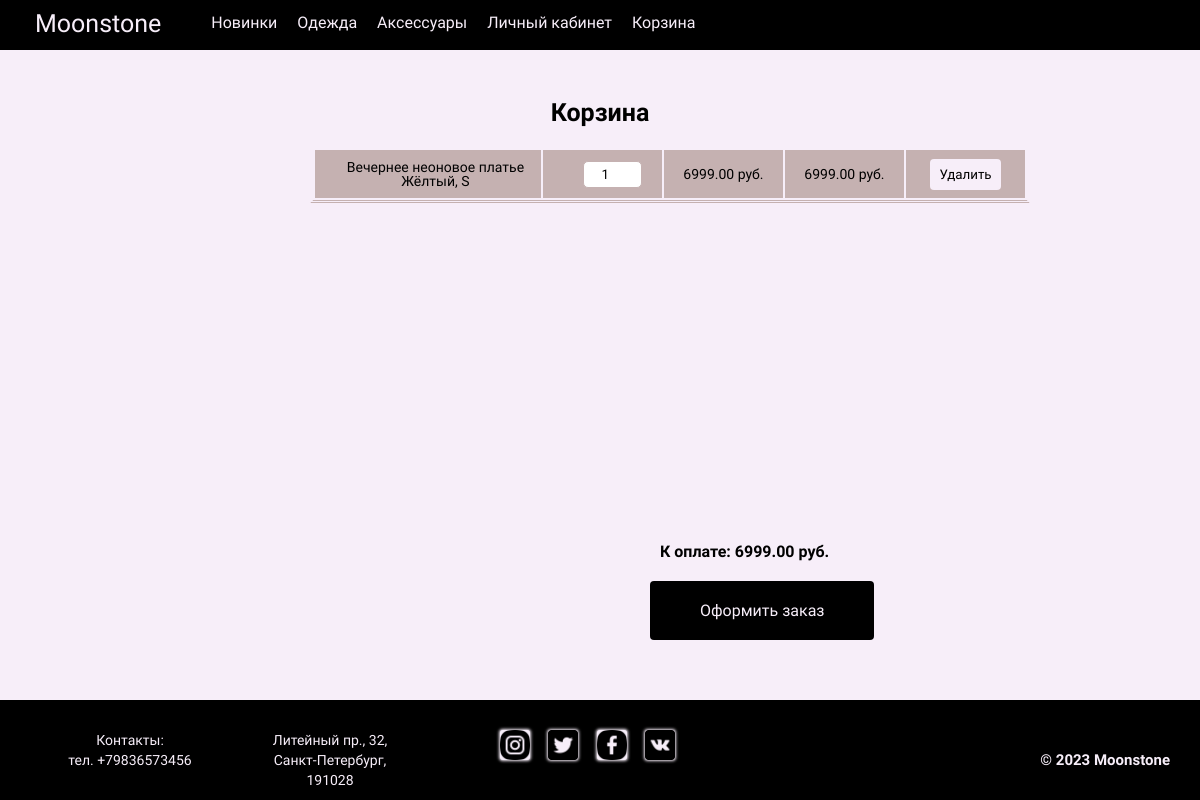
The page /cart/ (signed in) on the database as committed earlier.
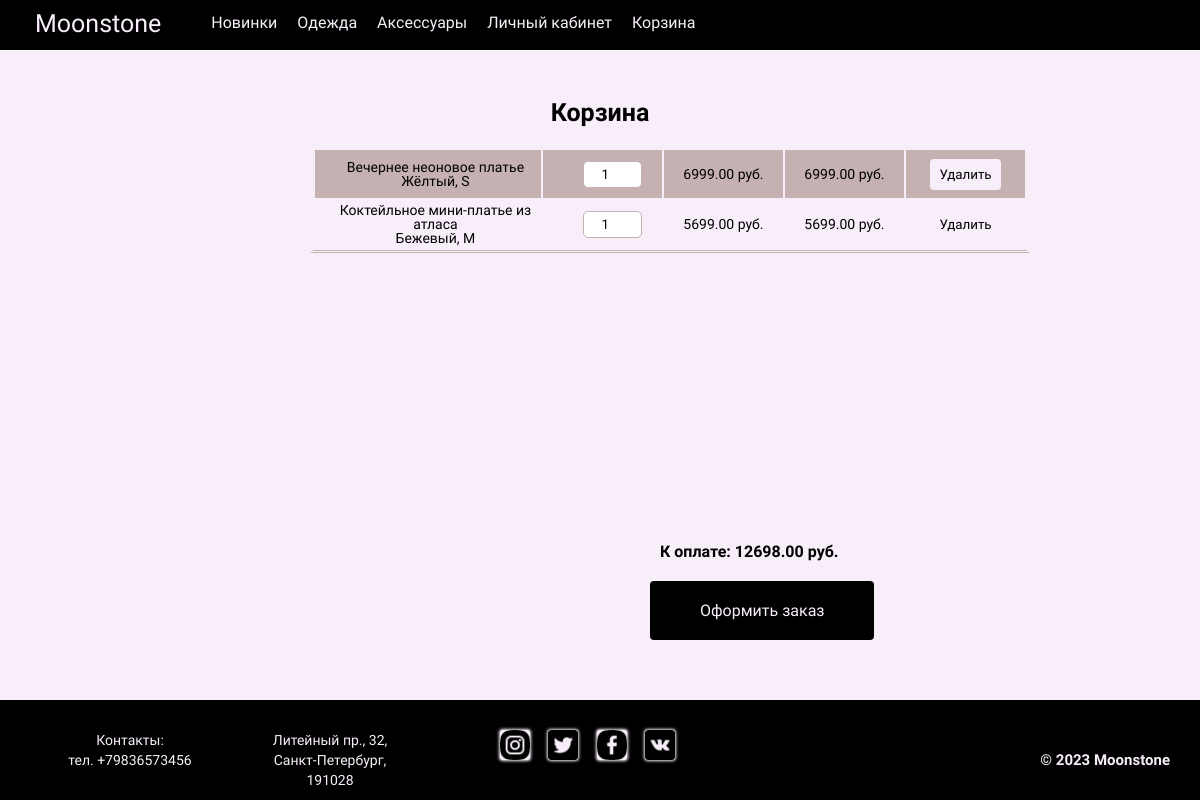
The same page on the database as committed later.
### shop/models.py (models this page shows, shortened)
class Cart(models.Model):
    user = models.ForeignKey(User, on_delete=models.CASCADE)
    product = models.ForeignKey(Product, on_delete=models.CASCADE)
    quantity = models.IntegerField(default=1)
    created_at = models.DateTimeField(auto_now_add=True)
    color = models.CharField(max_length=50, default='Белый', null=True)
    size = models.CharField(max_length=20, default='One',null=True)
    def get_total_price(self):
        return self.product.price * self.quantity
    def get_cart_total(self):
        return sum(item.get_total_price() for item in Cart.objects.filter(user=self.user))

class Product(models.Model):
    name = models.CharField(max_length=255)
    description = models.TextField()
    price = models.DecimalField(max_digits=10, decimal_places=2)
    image = models.ImageField(upload_to='product_images', storage=fs)
    color = models.CharField(max_length=50, default='Белый', null=True)
    size = models.CharField(max_length=20, default='One',null=True)

### shop/views.py (the view, shortened to what this page needs)
# urls.py: path('cart/', views.cart_detail, name='cart_detail'),
@login_required
def cart_detail(request):
    cart = Cart.objects.filter(user=request.user).all()
    context = {
        'cart': cart,
    }
    return render(request, 'shop/cart_detail.html', context)

### templates/shop/cart_detail.html (shortened to what this page needs)
{% extends 'shop/base.html' %}
{% load static %}
{% block content %}
<div class="cart__body">
  <h1>Корзина</h1>
  {% if cart %}
  <table>
    <tbody>
      {% for item in cart %}
      <tr>
        <td>{{ item.product.name }} <br> {{ item.color }}, {{ item.size }}</td>
        <td>
          <form method="POST" action="{% url 'shop:cart_detail' %}" class="update-form">
            <input type="number" name="quantity" value="{{ item.quantity }}" min="1" max="10" step="1" class="quantity-input">
          </form>
        </td>
        <td class="price">{{ item.product.price }} руб.</td>
        <td class="total-price">{{ item.get_total_price }} руб.</td>
        <td>
          <form method="POST" action="{% url 'shop:cart_detail' %}">
            <button class="cart__delete" type="submit">Удалить</button>
          </form>
        </td>
      </tr>
      {% endfor %}
    </tbody>
  </table>
  <p class="cart__price">К оплате: {{ cart.0.get_cart_total }} руб.</p>
  <form class="cart__checkout" method="post" action="{% url 'shop:checkout' %}">
    <button class="cart__checkout__button">Оформить заказ</button>
  </form>
  {% else %}
  <div class="button__cart">
    <p>В вашей корзине нет покупок</p>
    <button class="button__cart__get"> <a href="{% url 'shop:product_list_2' %}" class="btn btn-primary">Перейти к покупкам</a></button>
  </div>
  {% endif %}
</div>
{% endblock %}

Rows that differ between the two databases and show on the page:
computed for Cart "Жёлтый": user+product+quantity "6999.00" → "12698.00"
added Cart: product.name "Коктейльное мини-платье из атласа", color "Бежевый", size "M", quantity "1", product.price "5699.00", get_total_price "5699.00"
